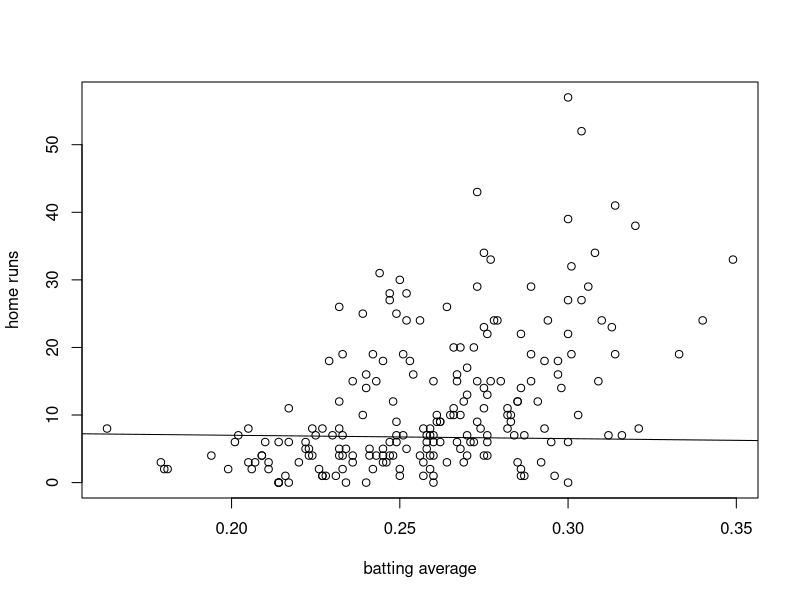

Reproduce this figure in R.
library(stringr)
library(ggplot2)

# Read string data and split into data frame
df = readLines("Baseball.txt")
df = as.data.frame(do.call(rbind, strsplit(df, split=" {2,10}")), stringsAsFactors=FALSE)
df = df[-1, ]
names(df) = c("firstname", "lastname", "age", "team", "games", "at_bats","runs", "hits", "doubles", "triples", "home_runs", "RBIs","walks", "strikeouts","bat_ave", "on_base_pct", "slugging_pct", "stolen_bases", "caught_stealing")

# View(df)
str(df)

df$at_bats = as.numeric(df$at_bats)
# df$bat_ave = as.numeric(df$bat_ave)
df_final <- df[df$at_bats>=100, ]

plot (df_final$bat_ave, df_final$home_runs, xlab = "batting average", 
      ylab = "home runs")

# df_model <- data.frame(df_final$home_runs,df_final$bat_ave)
# names(df_model) = c("home_runs", "bat_ave")
# str(df_model)

# df_model$home_runs = as.numeric(df_model$home_runs)
# df_model$bat_ave = as.numeric(df_model$bat_ave)

# install.packages("caTools")
library(caTools)
set.seed(123)
split = sample.split(df_final$home_runs, SplitRatio = 4/5)
training_set = subset(df_final, split == TRUE)
test_set = subset(df_final, split == FALSE)

training_set
str(training_set)



model <- lm(training_set$home_runs ~ training_set$bat_ave, data=training_set)
summary(model)
abline(model)

# ggplot() +
#     geom_point(aes(x = df_model$df_final.bat_ave, y = df_model$df_final.home_runs), color = 'red')+
#     geom_line(aes(x = df_model$df_final.bat_ave, y = predict(model, newdata = df_model)),
#               colour = 'blue')+
#     labs(title = "Scatter Plot", subtitle = "Scatter Plot with linear regression", 
#          x = "Batting Average ---->", y = "Home Runs ---->", caption = "for 2002 season")+
#     theme_bw()
